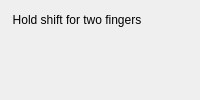
<?xml version="1.0" encoding="UTF-8"?>
<ui version="4.0">
 <class>TouchpadHolder</class>
 <widget class="QWidget" name="TouchpadHolder">
  <layout class="QGridLayout" name="gridLayout">
   <property name="alignment">
    <set>Qt::AlignHCenter</set>
   </property>
   <item row="0" column="0">
    <widget class="TouchpadWidget" name="touchpadBox">
     <property name="sizePolicy">
      <sizepolicy hsizetype="Expanding" vsizetype="Expanding">
       <horstretch>1</horstretch>
       <verstretch>1</verstretch>
      </sizepolicy>
     </property>
    </widget>
   </item>
   <item row="0" column="0">
    <widget class="QGroupBox" name="tp_twoFingerLabel">
     <property name="styleSheet">
      <string notr="true">border: 0px;</string>
     </property>
     <property name="title">
      <string>Hold shift for two fingers</string>
     </property>
     <property name="ColorGroup" stdset="0">
      <string notr="true">Title</string>
     </property>
    </widget>
   </item>
   <item row="0" column="1" alignment="Qt::AlignTop">
    <layout class="QVBoxLayout" name="ledLayout">
     <property name="spacing">
      <number>6</number>
     </property>
     <item alignment="Qt::AlignHCenter">
      <widget class="LedIndicatorWidget" name="worldLedIndicator">
       <property name="toolTip">
        <string>World facing LED</string>
       </property>
       <property name="minimumSize">
        <size>
         <width>12</width>
         <height>12</height>
        </size>
       </property>
       <property name="maximumSize">
        <size>
         <width>12</width>
         <height>12</height>
        </size>
       </property>
      </widget>
     </item>
     <item alignment="Qt::AlignHCenter">
      <widget class="LedIndicatorWidget" name="userLedIndicator">
       <property name="toolTip">
        <string>User facing LED</string>
       </property>
       <property name="minimumSize">
        <size>
         <width>12</width>
         <height>12</height>
        </size>
       </property>
       <property name="maximumSize">
        <size>
         <width>12</width>
         <height>12</height>
        </size>
       </property>
      </widget>
     </item>
    </layout>
   </item>
  </layout>
 </widget>
 <customwidgets>
  <customwidget>
   <class>LedIndicatorWidget</class>
   <extends>QWidget</extends>
   <header>android/skin/qt/ledindicator-widget.h</header>
   <container>0</container>
  </customwidget>
  <customwidget>
   <class>RaisedMaterialButton</class>
   <extends>QPushButton</extends>
   <header>android/skin/qt/raised-material-button.h</header>
  </customwidget>
  <customwidget>
   <class>TouchpadWidget</class>
   <extends>QWidget</extends>
   <header>android/skin/qt/touchpad-widget.h</header>
   <container>1</container>
  </customwidget>
 </customwidgets>
 <resources>
  <include location="../resources.qrc"/>
 </resources>
 <connections/>
</ui>
